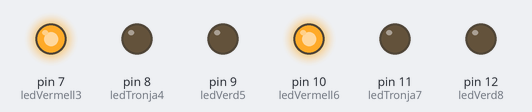
Bench run of a sketch on a simulated Arduino Uno, built with avr-gcc and run on an emulated ATmega328P. On the bench: output pins drawn as LEDs (lit = HIGH).

Above: at 1.5 s.
At 6.0 s:
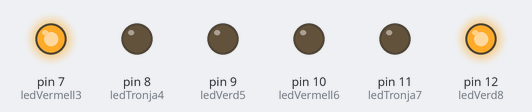
At 10.5 s:
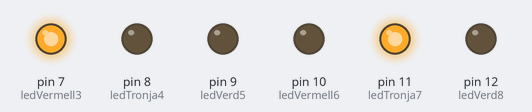
At 18.0 s:
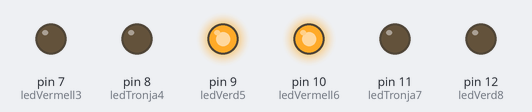
At 22.5 s:
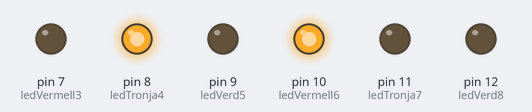
Timing chart, 0 to 35.1 s (numbered marks = the images above):
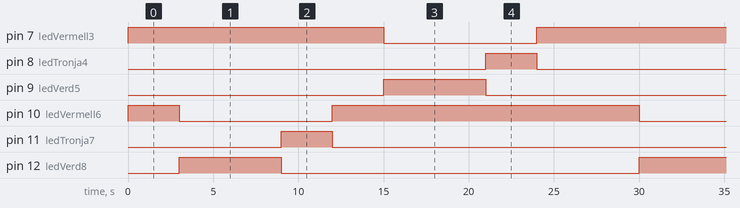

Measured:
- by itself, pin 7 (ledVermell3), pin 10 (ledVermell6): repeats every 27.0 s: LOW 9.0 s, HIGH 18.0 s
- by itself, pin 8 (ledTronja4), pin 11 (ledTronja7): alternates HIGH for 3.0 s and LOW for 24.0 s
- by itself, pin 9 (ledVerd5), pin 12 (ledVerd8): alternates HIGH for 6.0 s and LOW for 21.0 s

The sketch:

_2.1.ino
```cpp
/********************************************************************************
**                                                                             **
**                       2.1 Cruïlla de semàfor                                **
**                                                                             **
********************************************************************************/

//*******  Includes  ************************************************************


//*******  Variables  ***********************************************************


int ledVermell3 = 7;
int ledTronja4 = 8;
int ledVerd5 = 9;
int ledVermell6 = 10;
int ledTronja7 = 11;
int ledVerd8 = 12;

// La funció Setup només s'executa un cop. Quan la placa s'encen o es fa reset.
void setup()
{
  // Configració del pins de sortida

  pinMode(ledVermell3, OUTPUT);
  pinMode(ledTronja4, OUTPUT);
  pinMode(ledVerd5, OUTPUT);
  pinMode(ledVermell6, OUTPUT);
  pinMode(ledTronja7, OUTPUT);
  pinMode(ledVerd8, OUTPUT);

  Serial.begin(9600);

}

// La funció Loop es va repetin cada cop.
void loop()

  // seqüència semàfor  A

 {
    digitalWrite(ledVermell3, HIGH);
    digitalWrite(ledVermell6, HIGH);
    delay(3000);

    digitalWrite(ledVermell6, LOW);
    digitalWrite(ledVermell3, HIGH);
    digitalWrite(ledVerd8, HIGH);
    delay(6000);


    digitalWrite(ledVerd8, LOW);
    digitalWrite(ledTronja7, HIGH);
    digitalWrite(ledVermell3, HIGH);
    delay(3000);

    digitalWrite(ledTronja7, LOW);
    digitalWrite(ledVermell6, HIGH);
    digitalWrite(ledVermell3,HIGH);
    delay(3000);

    digitalWrite(ledVermell3, LOW);
    digitalWrite(ledVerd5, HIGH);
    digitalWrite(ledVermell6, HIGH);
    delay(6000);

    digitalWrite(ledVerd5, LOW);
    digitalWrite(ledTronja4, HIGH);
    digitalWrite(ledVermell6, HIGH);
    delay(3000);

    digitalWrite(ledTronja4, LOW);
    digitalWrite(ledVermell3, HIGH);
    digitalWrite(ledVermell6, HIGH);
    delay(3000);

    digitalWrite(ledVermell3, LOW);
    digitalWrite(ledVermell6, LOW);


}
```
